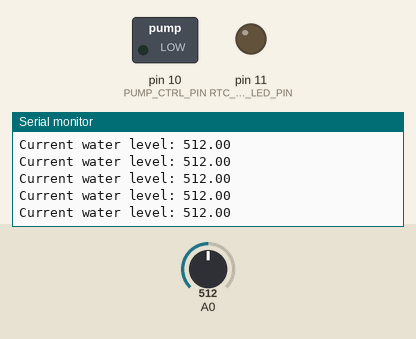
Simulated run of this sketch. Board: Arduino Uno, built with avr-gcc and run on an emulated ATmega328P. Shown: switched loads named in the sketch (green lamp = pin HIGH), output pins drawn as LEDs (lit = HIGH), the last lines printed to the serial monitor. The test bench sets the inputs (shaded band); at power-on: A0 = 512. The local clock reads 2024-03-15 10:24:30 at power-on unless the sketch sets it.

Above: at 1.2 s.
1.3 s: A0 set to 987
At 1.35 s:
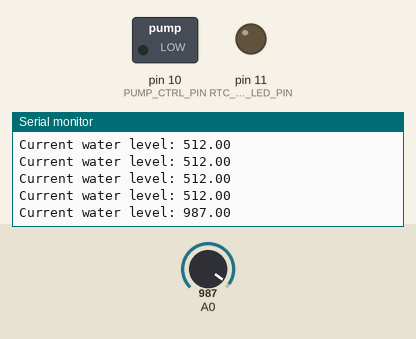
2.8 s: A0 set to 1015
At 2.82 s:
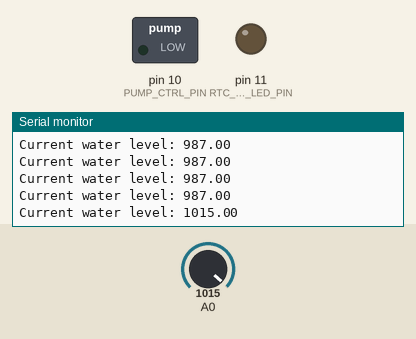
Timing chart, 0 to 5.8 s (numbered marks = the images above; inputs shaded):
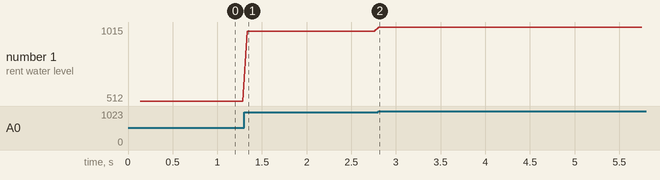

Measured:
- after the input at 1.3 s, the serial monitor: prints a new line at once (image 1)
- after the input at 2.8 s, the serial monitor: prints a new line at once (image 2)
- plotted number 1: 512 → 987 after the input at 1.3 s, 987 → 1015 after the input at 2.8 s

The sketch:

water_level_sensor_debugger.ino
```cpp
#include <Arduino.h>
// CONNECTIONS:
// DS1302 CLK/SCLK --> 5
// DS1302 DAT/IO --> 4
// DS1302 RST/CE --> 2
// DS1302 VCC --> 3.3v - 5v
// DS1302 GND --> GND

// PUMP ACTIVATION --> 10
// RTC ERROR --> 11


#include <ThreeWire.h>
#include <RtcDS1302.h>


/*
Note from Aya on 2024-7-6: Go create a state machine diagram first!!

Controll logic:
1.  Water the plant at 9 am every 3 days (DONE)
2.  Design the state machine (DONE)
*/

/*
Note from Aya on 2024-7-7: The script is completed, but not throughtly tested.

What does this script do:

    1. On activation: the system will halt until the next 9am
    2. At the first 9am, the system will activate the pump for 200s
        if the waterLevel is also at status:0 (LOW)
    3. After watering the plant, the system will wait for 3 days,
        using WaitUnitlNext9AM() and WaitFor20Hour().
    4. Finally, the WaitFor3Days() will end on the 4th day morning before 9AM
    5. Loop back to beginning and wail until the next 9AM and water the flower..

*/


// RTCDS1302 module
ThreeWire myWire(4,5,2); // IO, SCLK, CE
RtcDS1302<ThreeWire> Rtc(myWire);
#define countof(a) (sizeof(a) / sizeof(a[0]))
const int PUMP_CTRL_PIN = 10;
const int RTC_ERROR_LED_PIN = 11;
bool resetTimeOverride = false;  // This flag force reset the time to 08:59:00

void PrintWaterLevel()
{
    float waterLevel = analogRead(A0);
    Serial.print("Current water level: ");
    Serial.println(waterLevel);
}

void PrintDateTime(const RtcDateTime& dt)
{
    char datestring[20];

    snprintf_P(datestring,
            countof(datestring),
            PSTR("%02u/%02u/%04u %02u:%02u:%02u"),
            dt.Month(),
            dt.Day(),
            dt.Year(),
            dt.Hour(),
            dt.Minute(),
            dt.Second() );
    Serial.print("[");
    Serial.print(datestring);
    Serial.print("] ");
}

void RtcValidCheck()
{
    /*
        This block checks if RTC is valid, if not, shut pump pin down and go into infinite loop.
        Also active the RTC_ERROR_LED.
    */
    RtcDateTime now = Rtc.GetDateTime();
    if (!now.IsValid())
    {
        // Common Causes:
        //    1) the battery on the device is low or even missing and the power line was disconnected
        digitalWrite(PUMP_CTRL_PIN, LOW);
        digitalWrite(RTC_ERROR_LED_PIN, HIGH);
        while(1){
            Serial.println("======================================");
            Serial.println("RTC lost confidence in the DateTime!");
            Serial.println("Check the battery on the device.");
            Serial.println("System will not automatically reset!");
            Serial.println("======================================");
            delay(5000);
        }
    }
    else
    {
        Serial.println("RTC status: OK");
    }

}

// Trick: wait for 20h, then wait till 9am, this ensures the delay will not drift over days and eventually skip 9am~10am
void WaitFor20Hour()
{
    /*
        This block will halt the program for 22h
    */
    RtcDateTime now = Rtc.GetDateTime(); // Get current time
    int hourBeforeDelay = now.Hour();  // Get hour
    int hourNumberSinceStart = 1;
    int delayOneSecond = 1000;

    while(hourNumberSinceStart != 20){
        RtcValidCheck();
        now = Rtc.GetDateTime();
        if((hourBeforeDelay - now.Hour()) != 0) // Check if hour has changed
        {
            // Hour number has changed
            hourNumberSinceStart += 1;
        }

        now = Rtc.GetDateTime(); // Update time
        hourBeforeDelay = now.Hour();  // Updat hour
        delay(2 * delayOneSecond); // Delay 10s
        PrintWaterLevel();

        PrintDateTime(now);
        Serial.println("Waiting until 20 hours to past");
        Serial.print("Current hourNumberSinceStart = ");
        Serial.println(hourNumberSinceStart);
    }
}

void WaitUntilNext9AM()
{
    /*
        This block will halt the program until next 9 am.
        If started at 9am ~ 10am, this block will be skiped.
    */
    RtcDateTime now = Rtc.GetDateTime(); // Get current time
    int Hour = now.Hour();
    int delayOneSecond = 1000;

    while(Hour != 9){
        RtcValidCheck();
        now = Rtc.GetDateTime(); // Get current time
        Hour = now.Hour();  // Get hour

        delay(2 * delayOneSecond); // Delay 10s
        PrintDateTime(now);
        PrintWaterLevel();
        Serial.print("Waiting until next 9 am... ");
    }

}

int CheckWaterLevel(){
    int waterLevelStatus;
    float targetWaterLevel = 0.6; // Target water level is 70% full
    float currentWaterLevel = (float)analogRead(A0) / 255.0 ; // Water level normalized to 1

    if(currentWaterLevel < targetWaterLevel)
    {
        waterLevelStatus = 0; // Water level: LOW
    }
    else if (currentWaterLevel > targetWaterLevel && currentWaterLevel < targetWaterLevel+0.1)
    {
        waterLevelStatus = 1; // Water level: OK
    }
    else{
        waterLevelStatus = 2; // Water level: OVERFILLED
    }

    return waterLevelStatus;
}

void WaterThePlant()
{
    /*
        This block will active the pump if below conditions are met:
        1.  Activat time is smaller than maxActivationTime.
        2.  CheckWaterLevel() returns status "0" ("LOW")
    */

    int maxActivationTime = 200; // 200s
    int delayOneSecond = 1000;
    int timer = 0;

    int waterLevelStatus = CheckWaterLevel();
    // Water the plant until water level sensor returns OK level.
    Serial.print("Water level: ");
    Serial.print(waterLevelStatus);
    Serial.println();

    while(timer < maxActivationTime && waterLevelStatus == 0)
    {
        RtcValidCheck();
        digitalWrite(PUMP_CTRL_PIN, HIGH); // Active the pump


        waterLevelStatus = CheckWaterLevel(); // Update water level
        Serial.print("Water level: ");
        Serial.print(waterLevelStatus);
        Serial.println();

        delay(delayOneSecond);
        timer += 1; // Update timer
        Serial.print("Watering the plant... Current time: ");
        Serial.print(timer);
        Serial.println();
    }

    digitalWrite(PUMP_CTRL_PIN, LOW); // Stop the pump
    Serial.println("Pump is deactivated");
    Serial.println("Watering is completed");
    Serial.println();
}

void WaitFor3Days()
{
    /*
        This block will halt the program until the first 9am, then halt the program for additional 3 days,
        utill 9am ~ 10am on the third day
    */

    int dayNumber = 0;
    int waitDays = 3;
    for(int i = 0; i < waitDays; i++){
        WaitUntilNext9AM();
        WaitFor20Hour();
        dayNumber += 1;
    }

}


void setup ()
{
    // system initializaitons
    pinMode(PUMP_CTRL_PIN, OUTPUT);
    pinMode(RTC_ERROR_LED_PIN, OUTPUT);

    digitalWrite(PUMP_CTRL_PIN, LOW);
    digitalWrite(RTC_ERROR_LED_PIN, LOW);

    Serial.begin(9600);

    Serial.print("compiled: ");
    Serial.print(__DATE__);
    Serial.println(__TIME__);

    Rtc.Begin();

    RtcDateTime compiled = RtcDateTime(__DATE__, __TIME__);
    PrintDateTime(compiled);
    Serial.println();

    if (!Rtc.IsDateTimeValid())
    {
        // Common Causes:
        //    1) first time you ran and the device wasn't running yet
        //    2) the battery on the device is low or even missing

        Serial.println("RTC lost confidence in the DateTime!");
        Rtc.SetDateTime(compiled);
    }

    if (Rtc.GetIsWriteProtected())
    {
        Serial.println("RTC was write protected, enabling writing now");
        Rtc.SetIsWriteProtected(false);
    }

    if (!Rtc.GetIsRunning())
    {
        Serial.println("RTC was not actively running, starting now");
        Rtc.SetIsRunning(true);
    }

    RtcDateTime now = Rtc.GetDateTime();
    if (now < compiled)
    {
        Serial.println("RTC is older than compile time!  (Updating DateTime)");
        Serial.print("Updating the time to : ");
        PrintDateTime(compiled);
        Rtc.SetDateTime(compiled);

    }
    else if (now > compiled)
    {
        Serial.println("RTC is newer than compile time. (this is expected)");
    }
    else if (now == compiled)
    {
        Serial.println("RTC is the same as compile time! (not expected but all is fine)");
    }


    if(resetTimeOverride == true)
    {
        char overrideDate[] = "Jul 7 2024";
        char overrideHMS[] = "08:59:00";
        RtcDateTime overrideTime = RtcDateTime(overrideDate, overrideHMS);

        // Serial.println(overrideTime);
        Serial.println();
        Serial.println("RTC time override!");
        Serial.print("Updating the time to override time: ");
        PrintDateTime(overrideTime);
        Rtc.SetDateTime(overrideTime);
    }

}


void loop ()
{
    Serial.println("System is activating..");

    while(1)
    {
//        WaitUntilNext9AM();
//        WaterThePlant();
//        WaitFor3Days(); // Halt for 3x24=72 hours
        delay(50);
        PrintWaterLevel();
        // WaterThePlant();
        // delay(10000);
    }

}
```
